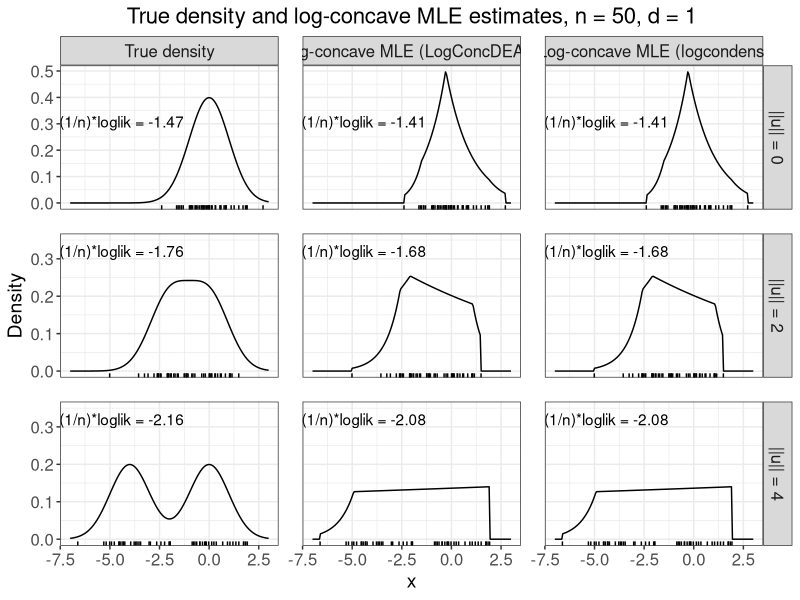

Source code (R):
# Create Figure 6 in appendix.
# Plot log-concave MLE densities for normal mixtures at n = 50 and d = 1.

suppressMessages(library(data.table))
suppressMessages(library(tidyverse))

# Create theme
paper_theme <- theme_bw() +
  theme(plot.title = element_text(hjust = 0.5, size = 16),
        plot.subtitle = element_text(hjust = 0.5, size = 14),
        legend.title = element_text(size = 14),
        axis.title = element_text(size = 14),
        legend.text = element_text(size = 12),
        axis.text = element_text(size = 12),
        strip.text = element_text(size = 12),
        panel.spacing = unit(1.2, "lines"))

# Read in data
density_points <- fread("data/fig06_points.csv")

density_values <- fread("data/fig06_densities.csv")

# Check parameters
stopifnot(unique(density_values$d) == 1,
          unique(density_values$n_obs) == 50)

# Extract (1/n)*loglik values
loglik_df <- density_values %>% 
  group_by(mu_norm) %>% 
  slice(1) %>% 
  pivot_longer(cols = c("mean_loglik_true_dens", "mean_loglik_LogConcDEAD",
                        "mean_loglik_logcondens")) %>% 
  mutate(name = factor(name, 
                       levels = c("mean_loglik_true_dens", 
                                  "mean_loglik_LogConcDEAD",
                                  "mean_loglik_logcondens"),
                       labels = c("True density", 
                                  "Log-concave MLE (LogConcDEAD)",
                                  "Log-concave MLE (logcondens)")),
         mu_norm = factor(mu_norm, levels = c(0, 2, 4),
                          labels = c("||u|| = 0", "||u|| = 2", "||u|| = 4")))

# Plot densities
logconc_densities_n50_d1 <- density_values %>% 
  pivot_longer(cols = c("true_density", "LogConcDEAD_density",
                        "logcondens_density")) %>% 
  mutate(name = factor(name, levels = c("true_density", "LogConcDEAD_density",
                                        "logcondens_density"),
                       labels = c("True density", 
                                  "Log-concave MLE (LogConcDEAD)",
                                  "Log-concave MLE (logcondens)")),
         mu_norm = factor(mu_norm, levels = c(0, 2, 4),
                          labels = c("||u|| = 0", "||u|| = 2", "||u|| = 4"))) %>% 
  ggplot(aes(x = x, y = value)) + 
  geom_line() +
  facet_grid(mu_norm ~ name, scales = "free") +
  geom_rug(aes(x = x), sides = "b", inherit.aes = F, 
           data = density_points) +
  geom_text(aes(x = -4.5, y = 0.35, 
                label = paste("\n", "(1/n)*loglik =", round(value, 2))), 
            data = loglik_df %>% filter(d == 1, n_obs == 50)) +
  paper_theme +
  labs(y = "Density",
       title = "True density and log-concave MLE estimates, n = 50, d = 1")

#####################
##### Save plot #####
#####################

ggsave(plot = logconc_densities_n50_d1,
       filename = "plots/figure_06.pdf",
       width = 9.7, height = 5)
